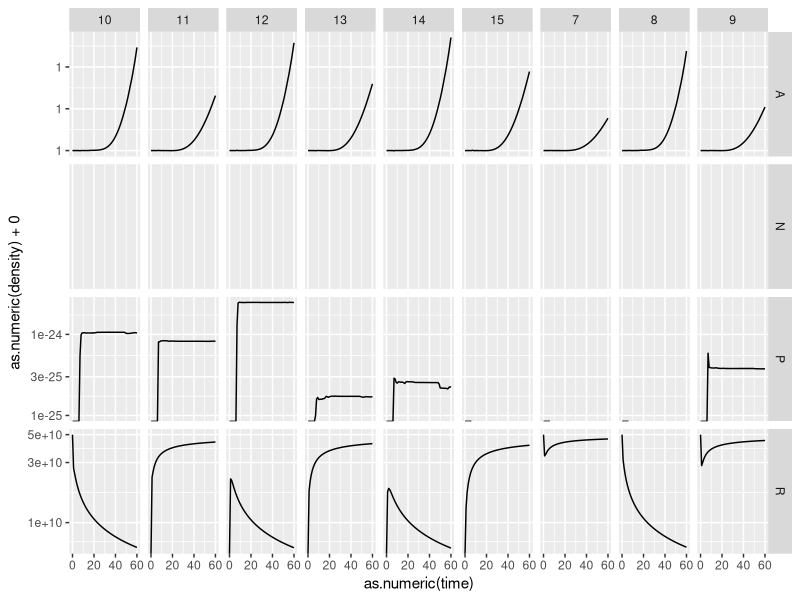
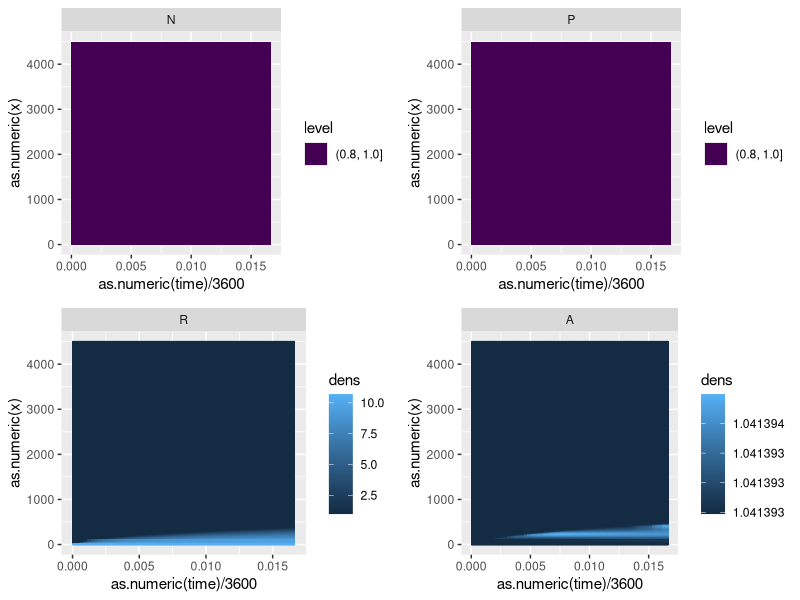
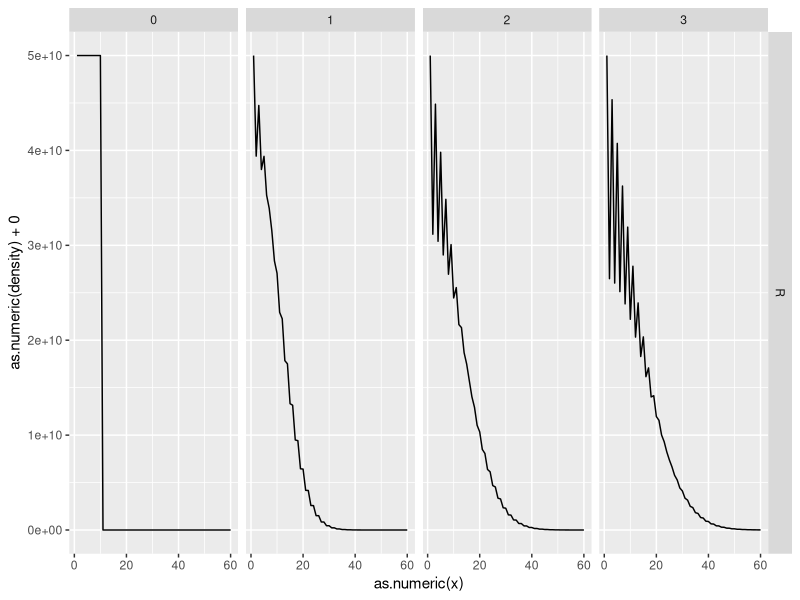

These figures' R source, in order:
library(deSolve)
library(ggplot2)

#Define derivs func
derivs <- function(t, y, parms, n_x, dx) {
  #The derivs function must return the derivative of all the variables at a
  # given time, in a list
  
  #Parms contains:  D_N, D_P, D_R, D_A (diffusion coefficients) (um/s)
  #                 chi - chemotaxis sensitivity coeff (um/s)
  #                 c_R, c_A - consumption rate of resources or attractant/cell 
  #                       (mmol/cfu/s)
  #                 yield - cell yield per resource (cfu/mmol)
  #                 k_R, k_A - Michaelis-Menten rate params (mmol/mL)
  #                 N_0, P_0 - cfu or pfu/mL
  #                 i - infection rate (infec/cell/ml/pfu/ml/s)
  #                 b - burst size (pfu/infec)
  #                 N_0, P_0 - initial densities (cfu or pfu/mL)
  #                 R_0, A_0 - initial densities (mmol/mL)
  
  #n_x is the number of grid spaces
  N <- y[1:n_x]
  P <- y[(n_x+1):(2*n_x)]
  R <- y[(2*n_x+1):(3*n_x)]
  A <- y[(3*n_x+1):(4*n_x)]
  
  N[N < 0] <- 0
  P[P < 0] <- 0
  R[R < 0] <- 0
  A[A < 0] <- 0
  
  #dx is the size of each grid space (in um)
  calc_gradient <- function(x, dx) {
    # return(c(diff(c(x[1:2])),
    #           diff(c(x[1:length(x)]), lag = 2)/2,
    #           diff(c(x[(length(x)-1):length(x)]))))
    return(diff(c(x[2], x, x[length(x)-1]), lag = 2)/dx)
    #return(c(diff(x), 0))
  }
  
  #Calculate changes
  with(as.list(parms), {
    grad_N <- calc_gradient(N, dx)
    grad_P <- calc_gradient(P, dx)
    grad_R <- calc_gradient(R, dx)
    grad_A <- calc_gradient(A, dx)
    
    dN = calc_gradient(D_N*grad_N - chi*N*grad_A, dx) +
          c_R*yield*(R/(R+k_R))*N - i*N*P
    dP = D_P*calc_gradient(grad_P, dx) + i*(b-1)*N*P
    dR = D_R*calc_gradient(grad_R, dx) - c_R*(R/(R+k_R))*N
    dA = D_A*calc_gradient(grad_A, dx) - c_A*(A/(A+k_A))*N
    
    return(list(c(dN, dP, dR, dA)))
  })
  #y <- c(as.matrix(yout[9, -1]))
}

#Scale all parameters in units of mols accordingly
# res_scale > 1 scales the unit down such that measures are larger
# i.e. res_scale = 10**3 scales all measures from mmol to umol
res_scale <- 10**12
parms <- c(D_N = 0*50, D_P = 0, D_R = 800, D_A = 800,
           chi = 0*300,
           c_A = 0*res_scale*0*4*10**-16, c_R = 0*res_scale*0*8*10**-11,
           yield = 0*1*10**10/res_scale,
           k_R = res_scale*5*10**-5, k_A = res_scale*1*10**-6,
           i = 0*10**-12, b = 0*50)
n_x <- 4500
dx <- 45000/n_x #in um
#In order of N, P, R, A
# (setting each dx to a cube with volume (in cm^3=mL))
dx_vol <- (dx/10000)**3
y_init = matrix(#c(rep(2450000*dx_vol, round(1425/dx)), rep(0, n_x-round(1425/dx)),
                c(rep(0, n_x),
                  rep(0*dx_vol, n_x),
                  #res_scale*rep(.05*dx_vol, n_x),
                  res_scale*c(rep(.05, 10), rep(0, n_x-10)),
                  res_scale*rep(dx_vol*1*10**-3, n_x)),
                ncol = 4)
#time in seconds
times = seq(from = 0, to = 60, by = 1)
            #to = 24*60*60, by = 5*60)

#Run derivs
yout <- ode.1D(y = y_init, times = times,
               func = derivs, parms = parms, n_x = n_x, dx=dx,
               nspec = 4, dimens = n_x, names = c("N", "P", "R", "A"),
               hmax = 0.25)
yout_df <- as.data.frame(yout)


#Reorganize
colnames(yout_df)[2:ncol(yout_df)] <- 
  c(paste(rep("N", n_x), 1:n_x, sep = "_"), 
    paste(rep("P", n_x), 1:n_x, sep = "_"),
    paste(rep("R", n_x), 1:n_x, sep = "_"),
    paste(rep("A", n_x), 1:n_x, sep = "_"))

yout_lng <- as.data.frame(tidyr::pivot_longer(yout_df, cols = -time,
                               names_to = c("pop", "x"),
                               names_sep = "_",
                               values_to = "density"))

#Plot
# ggplot(data = yout_lng[yout_lng$x %in% 499:502, ],
#        aes(x = time/3600, y = density+10, color = pop)) +
#   geom_line() +
#   facet_grid(pop~x, scales = "free") +
#   scale_y_continuous(trans = "log10")

n <- ggplot(data = yout_lng[yout_lng$pop == "N", ], 
            aes(x = as.numeric(time)/3600, 
                            y = as.numeric(x), 
                z = log10(density+10))) +
  geom_contour_filled() +
  facet_grid(~pop)
p <- ggplot(data = yout_lng[yout_lng$pop == "P", ], 
            aes(x = as.numeric(time)/3600, 
                y = as.numeric(x), 
                z = log10(density+10))) +
  geom_contour_filled() +
  facet_grid(~pop)
r <- ggplot(data = yout_lng[yout_lng$pop == "R", ], 
            aes(x = as.numeric(time)/3600, 
                y = as.numeric(x), 
                color = log10(as.numeric(ifelse(density>0, density, 0)+10)))) +
  #geom_contour_filled() +
  geom_line(aes(group = x)) +
  facet_grid(~pop) +
  scale_color_continuous(name = "dens") +
  NULL
a <- ggplot(data = yout_lng[yout_lng$pop == "A", ], 
            aes(x = as.numeric(time)/3600, 
                y = as.numeric(x), 
                color = log10(as.numeric(ifelse(density>0, density, 0)+10)))) +
  #geom_contour_filled() +
  geom_line(aes(group = x)) +
  facet_grid(~pop) +
  scale_color_continuous(name = "dens") +
  NULL

tiff("model_plot.tiff", width = 10, height = 10, units = "in", res = 300)
cowplot::plot_grid(n, p, r, a, nrow = 2)
dev.off()

tiff("model_plot2.tiff", width = 10, height = 10, units = "in", res = 300)
ggplot(data = yout_lng[yout_lng$time %in% 0:3 &
                         yout_lng$pop == "R", ],
       aes(x = as.numeric(x), y = as.numeric(density)+0)) +
  facet_grid(pop ~ time, scales = "free") +
  geom_line() +
  #scale_y_continuous(trans = "log10") +
  xlim(NA, 60) +
  #geom_hline(yintercept = 10, lty = 2) +
  NULL
dev.off()

ggplot(data = yout_lng[yout_lng$x %in% 7:15, ],
       aes(x = as.numeric(time), y = as.numeric(density)+0)) +
  facet_grid(pop ~ x, scales = "free") +
  geom_line() +
  scale_y_continuous(trans = "log10") +
  #xlim(NA, 500) +
  #geom_hline(yintercept = 10, lty = 2) +
  NULL

yout_lng[yout_lng$pop == "R" & as.numeric(yout_lng$time) %in% c(9, 10) &
           yout_lng$x %in% c(1:100), ]
